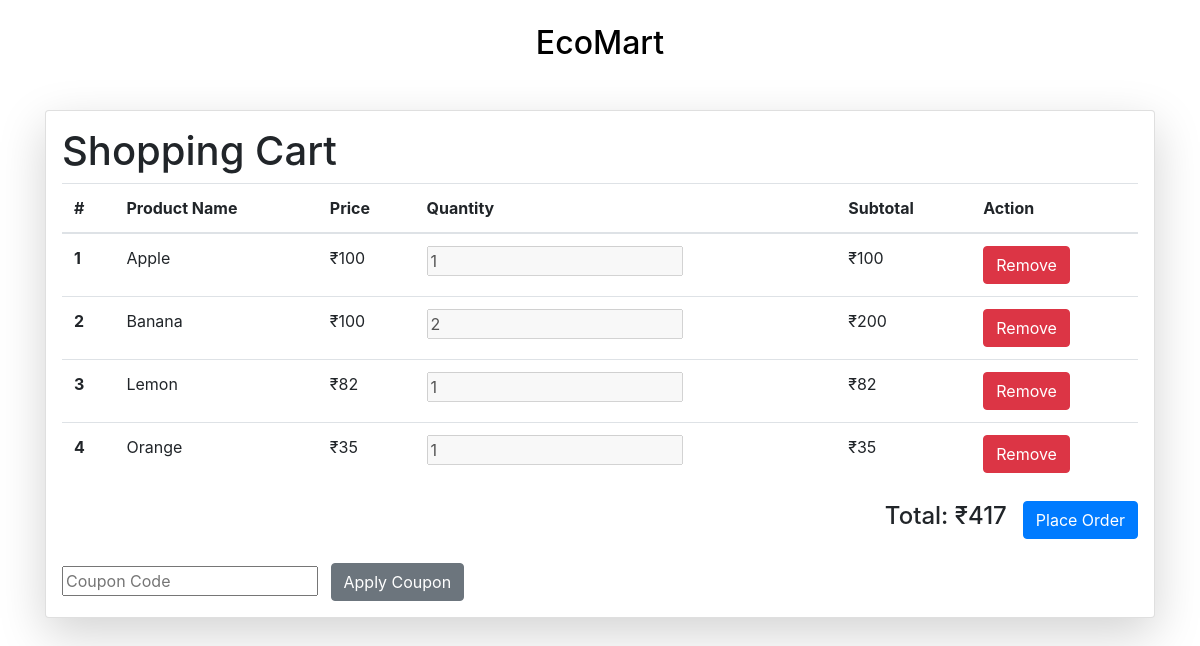
The page /cart/1 (signed in) on the database its author committed.
### vault.py (models this page shows, shortened)
class Cart(Base):
    __tablename__ = 'cart'
    cart_id = Column(Integer, primary_key=True, autoincrement=True)
    user_id = Column('user_id', Integer)
    product_id = Column('product_id', Integer)
    product_name = Column('product_name', String)
    quantity = Column('quantity', Integer)
    price = Column('price', Integer)
    created_at = Column('created_at', String)

### user_routes.py (the view)
@app.route('/cart/<int:pid>')
def cart(pid):
            product = agent.query(Cart).filter(Cart.user_id == pid).all()
            total = sum([product[i].price*product[i].quantity for i in range(len(product))])
            print(total)
            return render_template('user/cart.html', cart_items=product, total=total, user_id=session['user'])

### templates/user/cart.html (shortened to what this page needs)
<!DOCTYPE html>
<html lang="en">
  <head>
    <link
      rel="stylesheet"
      href="https://stackpath.bootstrapcdn.com/bootstrap/4.5.2/css/bootstrap.min.css"
    />
    <link
      rel="stylesheet"
      type="text/css"
      href="{{ url_for('static',filename='styles/header.css') }}"
    />
  </head>
  <body>
    <br />
    <div class="main">
      <div class="navigation">
        <h2><a href="/">EcoMart</a></h2>
      </div>
    </div>
    <div class="container mt-5 mb-5">
      <div class="card shadow-lg p-3 mb-5 bg-white rounded">
        <div class="row g-0">
          <div class="col-md-12">
            <h1>Shopping Cart</h1>
            <table class="table">
              <thead>
                <tr>
                  <th scope="col">#</th>
                  <th scope="col">Product Name</th>
                  <th scope="col">Price</th>
                  <th scope="col">Quantity</th>
                  <th scope="col">Subtotal</th>
                  <th scope="col">Action</th>
                </tr>
              </thead>
              <tbody id="cart-items">
                {% if cart_items %} {% for item in cart_items %}
                <tr>
                  <th scope="row">{{ loop.index }}</th>
                  <td>{{ item.product_name }}</td>
                  <td>₹{{ item.price }}</td>
                  <td>
                    <input
                      type="number"
                      name="quantity"
                      value="{{ item.quantity }}"
                      disabled
                    />
                  </td>
                  <td>₹{{ item.price * item.quantity }}</td>
                  <td>
                    <a href="/cart/del/{{item.cart_id}}">
                      <button class="btn btn-danger">Remove</button>
                    </a>
                  </td>
                </tr>
                {% endfor %} {% else %}
                <tr>
                  <td colspan="6">Your cart is empty.</td>
                </tr>
                {% endif %}
              </tbody>
            </table>
            <div class="d-flex justify-content-end align-items-center">
              {% if cart_items %}
              <h4 id="total-amount">Total: ₹{{ total }}</h4>
              <form action="/cart/place_order/{{user_id}}" method="POST">
                <button
                  type="submit"
                  class="btn btn-primary ml-3"
                  onclick="placeOrder()"
                >
                  Place Order
                </button>
              </form>
              {% endif %}
            </div>
            <br />
            <input
              type="text"
              id="coupon_code"
              name="coupon_code"
              placeholder="Coupon Code"
            />
            <button
              type="button"
              id="apply_coupon"
              class="btn btn-secondary ml-2"
              onclick="applyCoupon()"
            >
              Apply Coupon
            </button>
          </div>
        </div>
      </div>
    </div>
  </body>
</html>

### static/styles/header.css (style rules this page uses)
a { text-decoration: none; color: black; text-align: center; }
h2 { text-align: center; }

### rows shown on the page
Cart: product_name "Apple", price "100", quantity "1", item.price*item.quantity "100"
Cart: product_name "Banana", price "100", quantity "2", item.price*item.quantity "200"
Cart: product_name "Lemon", price "82", quantity "1", item.price*item.quantity "82"
Cart: product_name "Orange", price "35", quantity "1", item.price*item.quantity "35"

### other values the page prints
{{ total }} "417"
